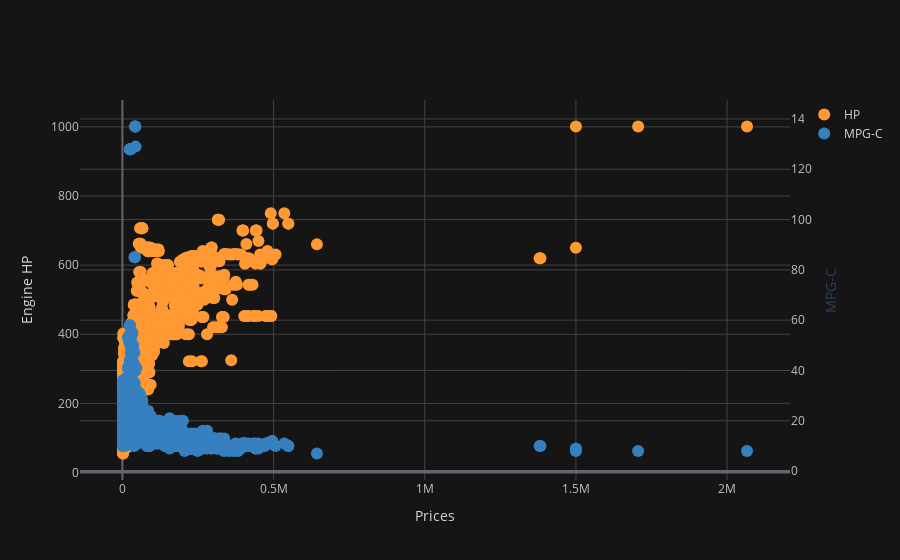

Notebook source saved alongside this figure:
### Markdown cell above
lets see how the prices depened on HP and MCG-C features from the data set

### Code cell
df.iplot(kind='scatter',x='Price',y='HP',secondary_y='MPG-C',xTitle="Prices",
         yTitle='Engine HP',secondary_y_title='MPG-C',theme='solar',mode='markers')

### Figure 1 — Plotly figure (JSON) as saved in the notebook; plotly's stock layout.template omitted (floating-point values rounded to 4 significant figures; data arrays with more than 128 entries replaced by an {"elided": "..."} marker saying what was removed)
{"data": [{"line": {"color": "rgba(255, 153, 51, 1.0)", "dash": "solid", "shape": "linear", "width": 1.3}, "marker": {"size": 12, "symbol": "circle"}, "mode": "markers", "name": "HP", "text": "", "type": "scatter", "x": {"elided": "11097 int values"}, "y": {"elided": "11097 int values"}}, {"line": {"color": "rgba(55, 128, 191, 1.0)", "dash": "solid", "shape": "linear", "width": 1.3}, "marker": {"size": 12, "symbol": "circle"}, "mode": "markers", "name": "MPG-C", "text": "", "type": "scatter", "x": {"elided": "11097 int values"}, "xaxis": "x", "y": {"elided": "11097 int values"}, "yaxis": "y2"}], "layout": {"legend": {"bgcolor": "#151516", "font": {"color": "#D9D9D9"}}, "paper_bgcolor": "#151516", "plot_bgcolor": "#151516", "title": {"font": {"color": "#D9D9D9"}}, "xaxis": {"gridcolor": "#434343", "showgrid": true, "tickfont": {"color": "#C2C2C2"}, "title": {"font": {"color": "#D9D9D9"}, "text": "Prices"}, "zerolinecolor": "#666570"}, "yaxis": {"gridcolor": "#434343", "showgrid": true, "tickfont": {"color": "#C2C2C2"}, "title": {"font": {"color": "#D9D9D9"}, "text": "Engine HP"}, "zerolinecolor": "#666570"}, "yaxis2": {"anchor": "x", "gridcolor": "#434343", "overlaying": "y", "showgrid": true, "side": "right", "tickfont": {"color": "#C2C2C2"}, "title": {"text": "MPG-C"}, "zerolinecolor": "#666570"}}}
